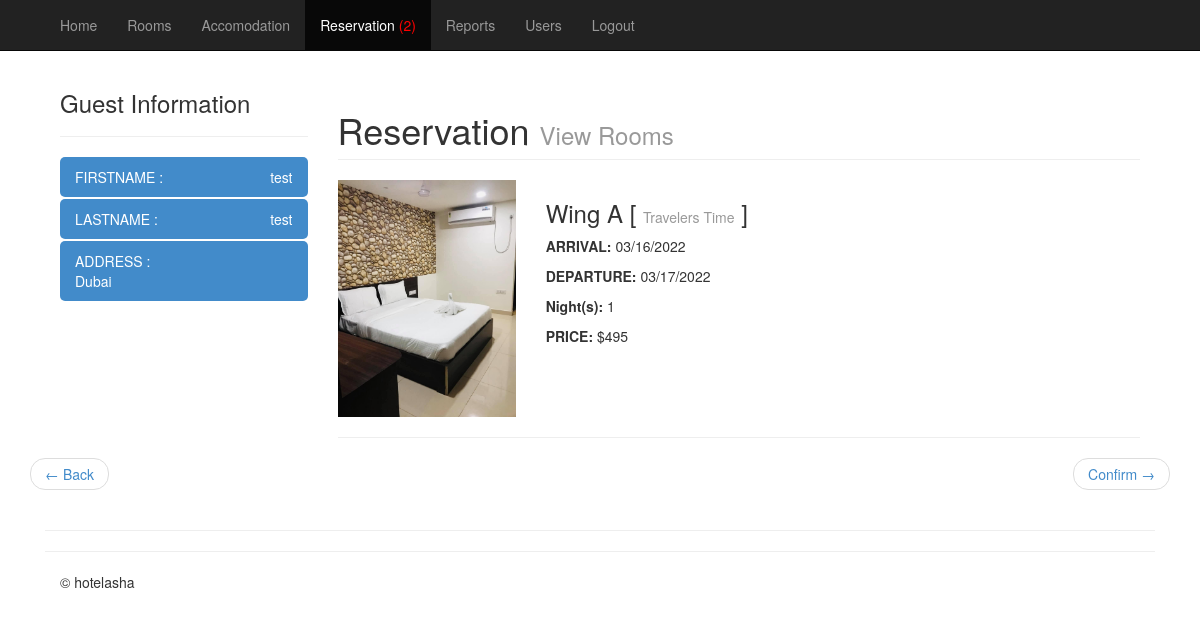
/admin/mod_reservation/index.php?view=view&code=3jghh008 (signed in), run on the app's committed database.
### tables this page shows
CREATE TABLE `tblpayment` (
  `SUMMARYID` int(11) NOT NULL,
  `TRANSDATE` datetime NOT NULL,
  `CONFIRMATIONCODE` varchar(30) NOT NULL,
  `PQTY` int(11) NOT NULL,
  `GUESTID` int(11) NOT NULL,
  `SPRICE` double NOT NULL,
  `MSGVIEW` tinyint(1) NOT NULL,
  `STATUS` varchar(30) NOT NULL
);

CREATE TABLE `tblguest` (
  `GUESTID` int(11) NOT NULL,
  `REFNO` int(11) NOT NULL,
  `G_FNAME` varchar(30) NOT NULL,
  `G_LNAME` varchar(30) NOT NULL,
  `G_CITY` varchar(90) NOT NULL,
  `G_ADDRESS` varchar(90) NOT NULL,
  `DBIRTH` date NOT NULL,
  `G_PHONE` varchar(20) NOT NULL,
  `G_NATIONALITY` varchar(30) NOT NULL,
  `G_COMPANY` varchar(90) NOT NULL,
  `G_CADDRESS` varchar(90) NOT NULL,
  `G_TERMS` tinyint(4) NOT NULL,
  `G_EMAIL` varchar(99) NOT NULL,
  `G_UNAME` varchar(255) NOT NULL,
  `G_PASS` varchar(255) NOT NULL,
  `ZIP` int(11) NOT NULL,
  `LOCATION` varchar(125) NOT NULL
);

CREATE TABLE `tblreservation` (
  `RESERVEID` int(11) NOT NULL,
  `CONFIRMATIONCODE` varchar(50) NOT NULL,
  `TRANSDATE` date NOT NULL,
  `ROOMID` int(11) NOT NULL,
  `ARRIVAL` datetime NOT NULL,
  `DEPARTURE` datetime NOT NULL,
  `RPRICE` double NOT NULL,
  `GUESTID` int(11) NOT NULL,
  `PRORPOSE` varchar(30) NOT NULL,
  `STATUS` varchar(11) NOT NULL,
  `BOOKDATE` datetime NOT NULL,
  `REMARKS` text NOT NULL,
  `USERID` int(11) NOT NULL
);

CREATE TABLE `tblroom` (
  `ROOMID` int(11) NOT NULL,
  `ROOMNUM` int(11) NOT NULL,
  `ACCOMID` int(11) NOT NULL,
  `ROOM` varchar(30) NOT NULL,
  `ROOMDESC` varchar(255) NOT NULL,
  `NUMPERSON` int(11) NOT NULL,
  `PRICE` double NOT NULL,
  `ROOMIMAGE` varchar(255) NOT NULL,
  `OROOMNUM` int(11) NOT NULL,
  `RoomTypeID` int(11) NOT NULL
);

CREATE TABLE `tblaccomodation` (
  `ACCOMID` int(11) NOT NULL,
  `ACCOMODATION` varchar(30) NOT NULL,
  `ACCOMDESC` varchar(90) NOT NULL
);

### admin/mod_reservation/index.php (called while the page is built, shortened)
<?php
require_once '../themes/backendTemplate.php';
?>

### includes/database.php (called while the page is built, shortened)
<?php
class Database {
	var $sql_string = '';
	private $conn;
	public function open_connection() {
		$this->conn = mysqli_connect(DB_SERVER,DB_USER,DB_PASS);
		if(!$this->conn){
			echo "Problem in database connection! Contact administrator!";
			exit();
		}else{
			$db_select = mysqli_select_db($this->conn,DB_NAME);
		}
	}
	function setQuery($sql='') {
		$this->sql_string=$sql;
	}
	function executeQuery() {
		$result = mysqli_query($this->conn,$this->sql_string);
		return $result;
	}
	private function confirm_query($result) {
		return $result;
	}
	function loadResultList( $key='' ) {
		$cur = $this->executeQuery();
		$array = array();
		while ($row = mysqli_fetch_object($cur)) {
			if ($key) {
				$array[$row->$key] = $row;
			} else {
				$array[] = $row;
			}
		}
		return $array;
	}
	function loadSingleResult() {
		$cur = $this->executeQuery();
		while ($row = mysqli_fetch_object($cur)) {
		return $data = $row;
		}
	}
}
$mydb = new Database();
?>

### includes/functions.php (called while the page is built, shortened)
<?php
	function dateDiff($start, $end) {
	$start_ts = strtotime($start);
	$end_ts = strtotime($end);
	$diff = $end_ts - $start_ts;
	return round($diff / 86400);
	}
?>

### admin/mod_reservation/view.php (the view, shortened to what this page needs)
<?php
$code=$_GET['code'];
		$query="SELECT  `G_FNAME` ,  `G_LNAME` ,  `G_ADDRESS` ,  `TRANSDATE` ,  `CONFIRMATIONCODE` ,  `PQTY` ,  `SPRICE` ,`STATUS`
				FROM  `tblpayment` p,  `tblguest` g
				WHERE p.`GUESTID` = g.`GUESTID` AND `CONFIRMATIONCODE`='".$code."'";
		$mydb->setQuery($query);
		$res = $mydb->loadSingleResult();
		if($res->STATUS=='Confirmed'){
			$stats = '<li class="next"><a href="'.WEB_ROOT .'admin/mod_reservation/controller.php?action=checkin&code='.$res->CONFIRMATIONCODE.
		'">Confirmed &rarr;</a></li>';
		}elseif($res->STATUS=='Checkedin'){
		$stats = '<li class="next"><a href="'.WEB_ROOT .'admin/mod_reservation/controller.php?action=checkout&code='.$res->CONFIRMATIONCODE.
		'">Checkin &rarr;</a></li>';
		}elseif($res->STATUS=='Checkedout'){
		$stats= "";
		}else{
			$stats = '<li class="next"><a href="'.WEB_ROOT .'admin/mod_reservation/controller.php?action=confirm&code='.$res->CONFIRMATIONCODE.
		'">Confirm &rarr;</a></li>';
		}
?>
<div class="container">
 <div class="col-lg-3">
          <div class="box box-solid">
            <div class="box-header with-border">
              <h3 class="box-title ">Guest Information</h3><hr/>
            </div>
            <div class="box-body no-padding">
              <ul class="nav nav-pills nav-stacked">
                <li class="active"><a><i class="fa fa-inbox"></i> FIRSTNAME :
                  <span class="pull-right"><?php echo $res->G_FNAME; ?></span></a></li>
                <li class="active"><a><i class="fa fa-envelope-o"></i> LASTNAME :
                <span class="pull-right"><?php echo $res->G_LNAME; ?></span></a></li>
                <li class="active"><a><i class="fa fa-file-text-o"></i> ADDRESS : <br/>
                <?php echo $res->G_ADDRESS; ?> </a></li>
              </ul>
            </div>
          </div>
 </div>
 <div class="col-lg-9">
        <div class="row">
            <div class="col-lg-12">
                <h1 class="page-header">Reservation
                    <small>View Rooms</small>
                </h1>
            </div>
        </div>
<?php
$query="SELECT *
				FROM  `tblreservation` r,  `tblguest` g,  `tblroom` rm, tblaccomodation a
				WHERE r.`ROOMID` = rm.`ROOMID`
				AND a.`ACCOMID` = rm.`ACCOMID`
				AND g.`GUESTID` = r.`GUESTID`  AND r.`STATUS`<>'Cancelled'
				AND  `CONFIRMATIONCODE` = '".$code."'";
$mydb->setQuery($query);
$res = $mydb->loadResultList();
foreach ($res as $cur) {
$image = WEB_ROOT . 'admin/mod_room/'.$cur->ROOMIMAGE;
$day=dateDiff(date($cur->ARRIVAL),date($cur->DEPARTURE));
?>
        <div class="row">
            <div class="col-md-3">
                    <img class="img-responsive img-hover" src="<?php echo $image ; ?>" alt="">
            </div>
            <div class="col-md-6">
            <div class="box box-solid">
            <ul class="nav nav-pills nav-stacked">
            	<li><h3>
                    <?php echo $cur->ROOM; ?> [ <small><?php echo $cur->ACCOMODATION; ?></small> ]
                </h3>
                </li>
            </ul>
                <p><strong>ARRIVAL: </strong><?php echo date_format(date_create($cur->ARRIVAL),'m/d/Y');?></p>
                <p><strong>DEPARTURE: </strong><?php echo date_format(date_create($cur->DEPARTURE),'m/d/Y'); ?></p>
                <p><strong>Night(s): </strong><?php echo ($day==0) ? '1' : $day; ?></p>
                <p><strong>PRICE: </strong>$<?php echo $cur->RPRICE; ?></p>
            </div>
        </div>
        </div>
        <hr>
       <?php }
       ?>
      </div>
        <div class="row">
            <ul class="pager">
                <li class="previous"><a href="<?php echo WEB_ROOT .'admin/mod_reservation/index.php'; ?>">&larr; Back</a>
                </li>
               <?php echo $stats; ?>
            </ul>
        </div>
        <hr>

### admin/css/offcanvas.css (style rules this page uses)
body { padding-top: 70px; }

### data on the page
tblpayment: GUESTID.G_FNAME "test", GUESTID.G_LNAME "test", GUESTID.G_ADDRESS "Dubai"
tblreservation: ROOMID.ROOMIMAGE (picture), ROOMID.ROOM "Wing A", tblaccomodation.ACCOMODATION "Travelers Time", ARRIVAL "03/16/2022", DEPARTURE "03/17/2022", day "1", RPRICE "495"

### other printed values
$result->Total "2"
